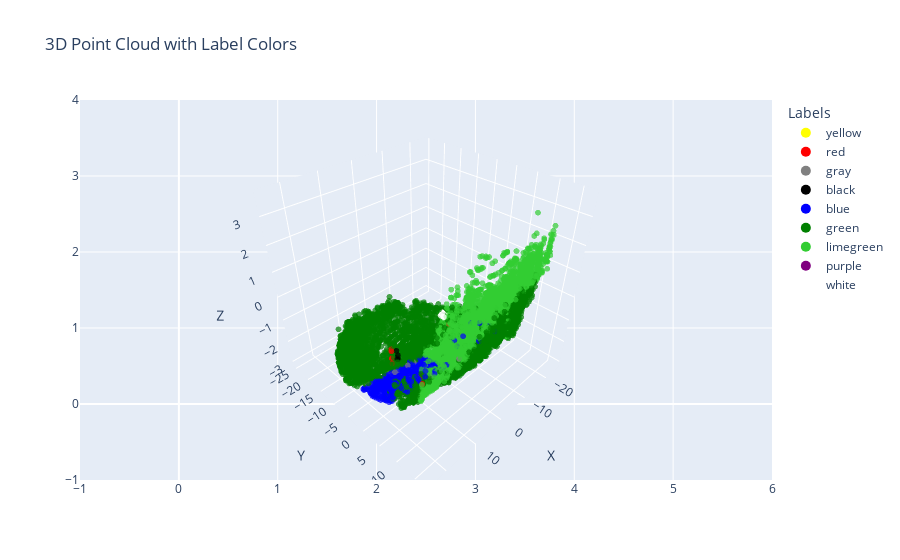

Notebook code cell kept with this figure:
### Code cell
plot_3D_colors(sampled_df)

### Figure 1 — Plotly figure (JSON) as saved in the notebook; plotly's stock layout.template omitted (floating-point values rounded to 4 significant figures; data arrays with more than 128 entries replaced by an {"elided": "..."} marker saying what was removed)
{"data": [{"hoverinfo": "text", "marker": {"color": {"elided": "16384 str values"}, "opacity": 0.7, "size": 2}, "mode": "markers", "showlegend": false, "text": {"elided": "16384 str values"}, "type": "scatter3d", "x": {"elided": "16384 float values"}, "y": {"elided": "16384 float values"}, "z": {"elided": "16384 float values"}}, {"marker": {"color": "yellow", "size": 10}, "mode": "markers", "name": "yellow", "showlegend": true, "type": "scatter", "x": [null], "y": [null]}, {"marker": {"color": "red", "size": 10}, "mode": "markers", "name": "red", "showlegend": true, "type": "scatter", "x": [null], "y": [null]}, {"marker": {"color": "gray", "size": 10}, "mode": "markers", "name": "gray", "showlegend": true, "type": "scatter", "x": [null], "y": [null]}, {"marker": {"color": "black", "size": 10}, "mode": "markers", "name": "black", "showlegend": true, "type": "scatter", "x": [null], "y": [null]}, {"marker": {"color": "blue", "size": 10}, "mode": "markers", "name": "blue", "showlegend": true, "type": "scatter", "x": [null], "y": [null]}, {"marker": {"color": "green", "size": 10}, "mode": "markers", "name": "green", "showlegend": true, "type": "scatter", "x": [null], "y": [null]}, {"marker": {"color": "limegreen", "size": 10}, "mode": "markers", "name": "limegreen", "showlegend": true, "type": "scatter", "x": [null], "y": [null]}, {"marker": {"color": "purple", "size": 10}, "mode": "markers", "name": "purple", "showlegend": true, "type": "scatter", "x": [null], "y": [null]}, {"marker": {"color": "white", "size": 10}, "mode": "markers", "name": "white", "showlegend": true, "type": "scatter", "x": [null], "y": [null]}], "layout": {"legend": {"title": {"text": "Labels"}}, "scene": {"xaxis": {"title": {"text": "X"}}, "yaxis": {"title": {"text": "Y"}}, "zaxis": {"title": {"text": "Z"}}}, "title": {"text": "3D Point Cloud with Label Colors"}}}
